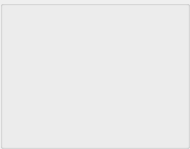
       <widget class="QGroupBox" name="groupBox0">
        <property name="minimumSize">
         <size>
          <width>190</width>
          <height>149</height>
         </size>
        </property>
        <property name="maximumSize">
         <size>
          <width>190</width>
          <height>142</height>
         </size>
        </property>
        <property name="title">
         <string/>
        </property>
        <widget class="MyAvatarLabel" name="label_Avatar0">
         <property name="geometry">
          <rect>
           <x>10</x>
           <y>80</y>
           <width>30</width>
           <height>30</height>
          </rect>
         </property>
         <property name="minimumSize">
          <size>
           <width>30</width>
           <height>30</height>
          </size>
         </property>
         <property name="maximumSize">
          <size>
           <width>30</width>
           <height>30</height>
          </size>
         </property>
         <property name="scaledContents">
          <bool>true</bool>
         </property>
        </widget>
        <widget class="MyNameLabel" name="label_PlayerName0">
         <property name="geometry">
          <rect>
           <x>70</x>
           <y>117</y>
           <width>104</width>
           <height>14</height>
          </rect>
         </property>
         <property name="minimumSize">
          <size>
           <width>0</width>
           <height>14</height>
          </size>
         </property>
         <property name="maximumSize">
          <size>
           <width>16777215</width>
           <height>14</height>
          </size>
         </property>
         <property name="alignment">
          <set>Qt::AlignLeading|Qt::AlignLeft|Qt::AlignTop</set>
         </property>
         <property name="openExternalLinks">
          <bool>true</bool>
         </property>
        </widget>
        <widget class="MySetLabel" name="textLabel_Set0">
         <property name="geometry">
          <rect>
           <x>70</x>
           <y>10</y>
           <width>104</width>
           <height>14</height>
          </rect>
         </property>
         <property name="minimumSize">
          <size>
           <width>0</width>
           <height>14</height>
          </size>
         </property>
         <property name="maximumSize">
          <size>
           <width>16777215</width>
           <height>14</height>
          </size>
         </property>
         <property name="alignment">
          <set>Qt::AlignBottom|Qt::AlignHCenter</set>
         </property>
        </widget>
        <widget class="MyCashLabel" name="textLabel_Cash0">
         <property name="geometry">
          <rect>
           <x>70</x>
           <y>104</y>
           <width>104</width>
           <height>12</height>
          </rect>
         </property>
         <property name="minimumSize">
          <size>
           <width>35</width>
           <height>12</height>
          </size>
         </property>
         <property name="maximumSize">
          <size>
           <width>16777215</width>
           <height>12</height>
          </size>
         </property>
        </widget>
        <widget class="QLabel" name="textLabel_Button0">
         <property name="geometry">
          <rect>
           <x>18</x>
           <y>16</y>
           <width>40</width>
           <height>42</height>
          </rect>
         </property>
         <property name="minimumSize">
          <size>
           <width>40</width>
           <height>42</height>
          </size>
         </property>
         <property name="maximumSize">
          <size>
           <width>40</width>
           <height>42</height>
          </size>
         </property>
         <property name="text">
          <string/>
         </property>
         <property name="scaledContents">
          <bool>true</bool>
         </property>
        </widget>
        <widget class="MyCardsPixmapLabel" name="pixmapLabel_card0a">
         <property name="geometry">
          <rect>
           <x>86</x>
           <y>26</y>
           <width>48</width>
           <height>76</height>
          </rect>
         </property>
         <property name="scaledContents">
          <bool>true</bool>
         </property>
        </widget>
        <widget class="MyCardsPixmapLabel" name="pixmapLabel_card0b">
         <property name="geometry">
          <rect>
           <x>110</x>
           <y>26</y>
           <width>48</width>
           <height>76</height>
          </rect>
         </property>
         <property name="scaledContents">
          <bool>true</bool>
         </property>
        </widget>
        <widget class="MyStatusLabel" name="textLabel_Status0">
         <property name="geometry">
          <rect>
           <x>67</x>
           <y>43</y>
           <width>111</width>
           <height>40</height>
          </rect>
         </property>
         <property name="minimumSize">
          <size>
           <width>0</width>
           <height>20</height>
          </size>
         </property>
         <property name="text">
          <string/>
         </property>
         <property name="alignment">
          <set>Qt::AlignCenter</set>
         </property>
        </widget>
        <widget class="QLabel" name="label_playerTip0">
         <property name="geometry">
          <rect>
           <x>0</x>
           <y>0</y>
           <width>111</width>
           <height>81</height>
          </rect>
         </property>
         <property name="text">
          <string notr="true"/>
         </property>
        </widget>
        <zorder>label_playerTip0</zorder>
        <zorder>label_Avatar0</zorder>
        <zorder>label_PlayerName0</zorder>
        <zorder>textLabel_Set0</zorder>
        <zorder>textLabel_Cash0</zorder>
        <zorder>textLabel_Button0</zorder>
        <zorder>pixmapLabel_card0a</zorder>
        <zorder>pixmapLabel_card0b</zorder>
        <zorder>textLabel_Status0</zorder>
       </widget>
